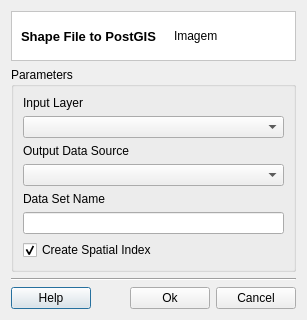
<?xml version="1.0" encoding="UTF-8"?>
<ui version="4.0">
 <class>SHP2PostGisDialogForm</class>
 <widget class="QDialog" name="SHP2PostGisDialogForm">
  <property name="geometry">
   <rect>
    <x>0</x>
    <y>0</y>
    <width>307</width>
    <height>311</height>
   </rect>
  </property>
  <property name="windowTitle">
   <string>SHP2PostGIS</string>
  </property>
  <layout class="QGridLayout" name="gridLayout_10">
   <item row="0" column="0">
    <layout class="QGridLayout" name="gridLayout_9">
     <item row="0" column="0">
      <widget class="QFrame" name="frame_3">
       <property name="styleSheet">
        <string notr="true">QWidget { background: white }</string>
       </property>
       <property name="frameShape">
        <enum>QFrame::StyledPanel</enum>
       </property>
       <property name="frameShadow">
        <enum>QFrame::Sunken</enum>
       </property>
       <layout class="QGridLayout" name="gridLayout_8" columnstretch="1,0">
        <property name="topMargin">
         <number>0</number>
        </property>
        <property name="bottomMargin">
         <number>0</number>
        </property>
        <property name="horizontalSpacing">
         <number>9</number>
        </property>
        <item row="0" column="1">
         <widget class="QLabel" name="m_imgLabel">
          <property name="minimumSize">
           <size>
            <width>112</width>
            <height>48</height>
           </size>
          </property>
          <property name="maximumSize">
           <size>
            <width>48</width>
            <height>48</height>
           </size>
          </property>
          <property name="text">
           <string>Imagem</string>
          </property>
         </widget>
        </item>
        <item row="0" column="0">
         <widget class="QLabel" name="m_titleLabel">
          <property name="font">
           <font>
            <pointsize>10</pointsize>
            <weight>75</weight>
            <bold>true</bold>
           </font>
          </property>
          <property name="text">
           <string>Shape File to PostGIS</string>
          </property>
         </widget>
        </item>
       </layout>
      </widget>
     </item>
     <item row="1" column="0">
      <widget class="QGroupBox" name="groupBox">
       <property name="title">
        <string>Parameters</string>
       </property>
       <property name="flat">
        <bool>true</bool>
       </property>
       <layout class="QGridLayout" name="gridLayout_7">
        <item row="0" column="0">
         <layout class="QGridLayout" name="gridLayout_6">
          <item row="0" column="0">
           <layout class="QGridLayout" name="gridLayout_3">
            <item row="0" column="0">
             <widget class="QLabel" name="label">
              <property name="text">
               <string>Input Layer</string>
              </property>
             </widget>
            </item>
            <item row="1" column="0">
             <widget class="QComboBox" name="m_inputLayerComboBox"/>
            </item>
           </layout>
          </item>
          <item row="1" column="0">
           <layout class="QGridLayout" name="gridLayout_4">
            <item row="0" column="0">
             <widget class="QLabel" name="label_2">
              <property name="text">
               <string>Output Data Source</string>
              </property>
             </widget>
            </item>
            <item row="1" column="0">
             <widget class="QComboBox" name="m_outputDataSourceComboBox"/>
            </item>
           </layout>
          </item>
          <item row="2" column="0">
           <layout class="QGridLayout" name="gridLayout_5">
            <item row="0" column="0">
             <widget class="QLabel" name="label_3">
              <property name="text">
               <string>Data Set Name</string>
              </property>
             </widget>
            </item>
            <item row="1" column="0">
             <widget class="QLineEdit" name="m_dataSetLineEdit"/>
            </item>
           </layout>
          </item>
          <item row="3" column="0">
           <widget class="QCheckBox" name="m_spatialIndexCheckBox">
            <property name="text">
             <string>Create Spatial Index</string>
            </property>
            <property name="checked">
             <bool>true</bool>
            </property>
           </widget>
          </item>
         </layout>
        </item>
       </layout>
      </widget>
     </item>
     <item row="2" column="0">
      <layout class="QGridLayout" name="gridLayout_2">
       <item row="0" column="0">
        <widget class="Line" name="line">
         <property name="orientation">
          <enum>Qt::Horizontal</enum>
         </property>
        </widget>
       </item>
       <item row="1" column="0">
        <layout class="QGridLayout" name="gridLayout">
         <item row="0" column="0">
          <widget class="QPushButton" name="m_helpPushButton">
           <property name="text">
            <string>Help</string>
           </property>
          </widget>
         </item>
         <item row="0" column="1">
          <spacer name="horizontalSpacer">
           <property name="orientation">
            <enum>Qt::Horizontal</enum>
           </property>
           <property name="sizeHint" stdset="0">
            <size>
             <width>40</width>
             <height>20</height>
            </size>
           </property>
          </spacer>
         </item>
         <item row="0" column="2">
          <widget class="QPushButton" name="m_okPushButton">
           <property name="text">
            <string>Ok</string>
           </property>
          </widget>
         </item>
         <item row="0" column="3">
          <widget class="QPushButton" name="m_cancelPushButton">
           <property name="text">
            <string>Cancel</string>
           </property>
          </widget>
         </item>
        </layout>
       </item>
      </layout>
     </item>
    </layout>
   </item>
  </layout>
 </widget>
 <tabstops>
  <tabstop>m_inputLayerComboBox</tabstop>
  <tabstop>m_outputDataSourceComboBox</tabstop>
  <tabstop>m_dataSetLineEdit</tabstop>
  <tabstop>m_spatialIndexCheckBox</tabstop>
  <tabstop>m_okPushButton</tabstop>
  <tabstop>m_cancelPushButton</tabstop>
  <tabstop>m_helpPushButton</tabstop>
 </tabstops>
 <resources/>
 <connections>
  <connection>
   <sender>m_cancelPushButton</sender>
   <signal>clicked()</signal>
   <receiver>SHP2PostGisDialogForm</receiver>
   <slot>reject()</slot>
   <hints>
    <hint type="sourcelabel">
     <x>272</x>
     <y>289</y>
    </hint>
    <hint type="destinationlabel">
     <x>275</x>
     <y>313</y>
    </hint>
   </hints>
  </connection>
 </connections>
</ui>
